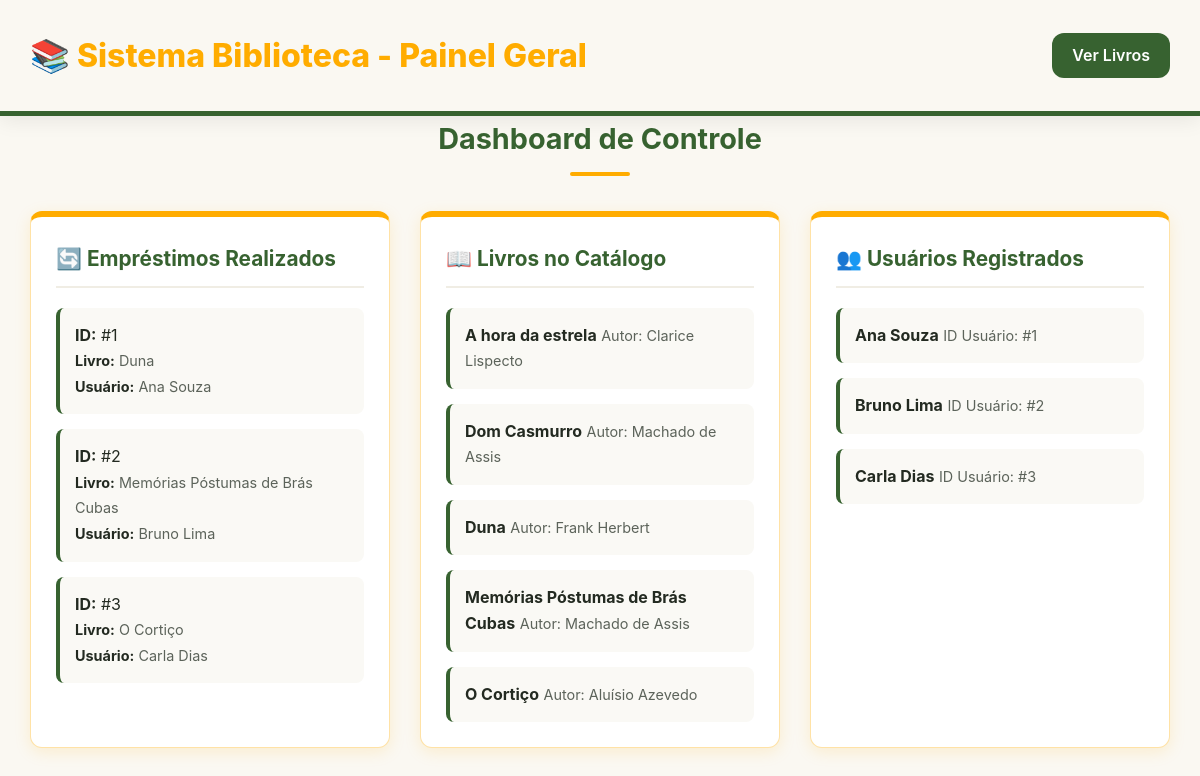
Page /emprestimos/ on the committed database.
### emprestimos/models.py (models this page shows, shortened)
class Emprestimo(models.Model):
    usuario = models.ForeignKey(Usuario, on_delete=models.CASCADE, related_name='emprestimos', verbose_name='Usuário')
    livro = models.ForeignKey(Livro, on_delete=models.CASCADE, related_name='emprestimos', verbose_name='Livro')
    data_emprestimo = models.DateField('Data do empréstimo', auto_now_add=True)
    data_devolucao = models.DateField('Data de devolução', null=True, blank=True)
    ativo = models.BooleanField('Ativo', default=True)
    class Meta:
        verbose_name = 'Empréstimo'
        verbose_name_plural = 'Empréstimos'
        ordering = ['-data_emprestimo']

### livros/models.py (models this page shows, shortened)
class Livro(models.Model):
    titulo = models.CharField('Título', max_length=200)
    autor = models.CharField('Autor', max_length=200)
    isbn = models.CharField('ISBN', max_length=20, blank=True, default='')
    editora = models.CharField(max_length=100, blank=True, default='')
    ano_publicacao = models.PositiveIntegerField('Ano de publicação', null=True, blank=True)
    exemplares = models.PositiveIntegerField('Exemplares', default=1)
    class Meta:
        verbose_name = 'Livro'
        verbose_name_plural = 'Livros'
        ordering = ['titulo']
    def __str__(self):
        return self.titulo

### usuarios/models.py (models this page shows)
class Usuario(models.Model):
    nome = models.CharField('Nome', max_length=100)
    email = models.EmailField('E-mail', unique=True)
    telefone = models.CharField('Telefone', max_length=20, blank=True, default='')
    class Meta:
        verbose_name = 'Usuário'
        verbose_name_plural = 'Usuários'
        ordering = ['nome']
    def __str__(self):
        return self.nome

### emprestimos/views.py (the view)
# urls.py: path('', views.relatorio_emprestimos, name='relatorio_emprestimos'),
def relatorio_emprestimos(request):
    contexto = {
        'livros': Livro.objects.all(),
        'usuarios': Usuario.objects.all(),
        'emprestimos': Emprestimo.objects.all(),
    }
    return render(request, 'emprestimos/index.html', contexto)

### emprestimos/templates/emprestimos/index.html (shortened to what this page needs)
{% load static %}
<!DOCTYPE html>
<html lang="pt-br">
<head>
    <link rel="stylesheet" href="{% static 'emprestimos/css/style.css' %}">
</head>
<body>
    <header>
        <div class="container">
            <h1>📚 Sistema Biblioteca - Painel Geral</h1>
            <nav>
                <a href="{% url 'livros:lista_livros' %}">Ver Livros</a>
            </nav>
        </div>
    </header>
    <main class="container">
        <h2>Dashboard de Controle</h2>
        <div class="dashboard-grid">
            <section class="painel-secao">
                <h3>🔄 Empréstimos Realizados</h3>
                <div class="lista-itens">
                    <ul>
                        {% for emprestimo in emprestimos %}
                            <li>
                                <strong>ID:</strong> #{{ emprestimo.id }} <br>
                                <span><strong>Livro:</strong> {{ emprestimo.livro }}</span> <br>
                                <span><strong>Usuário:</strong> {{ emprestimo.usuario }}</span>
                            </li>
                        {% empty %}
                            <li class="vazio">Nenhum empréstimo ativo.</li>
                        {% endfor %}
                    </ul>
                </div>
            </section>
            <section class="painel-secao">
                <h3>📖 Livros no Catálogo</h3>
                <div class="lista-itens">
                    <ul>
                        {% for livro in livros %}
                            <li>
                                <strong>{{ livro.titulo }}</strong>
                                <span>Autor: {{ livro.autor }}</span>
                            </li>
                        {% empty %}
                            <li class="vazio">Nenhum livro cadastrado.</li>
                        {% endfor %}
                    </ul>
                </div>
            </section>
            <section class="painel-secao">
                <h3>👥 Usuários Registrados</h3>
                <div class="lista-itens">
                    <ul>
                        {% for usuario in usuarios %}
                            <li>
                                <strong>{{ usuario.nome }}</strong>
                                <span>ID Usuário: #{{ usuario.id }}</span>
                            </li>
                        {% empty %}
                            <li class="vazio">Nenhum usuário cadastrado.</li>
                        {% endfor %}
                    </ul>
                </div>
            </section>
        </div>
    </main>
</body>
</html>

### emprestimos/static/emprestimos/css/style.css (style rules this page uses)
:root { --primary: #FFAC00; --primary-hover: #e09700; --accent-yellow: #FFEB4C; --accent-lightgreen: #B8D66A; --dark-green: #376230; --white: #FFFFFF; --bg-body: #faf8f2; --text-main: #232a21; --text-sub: #5c635a; --shadow-card: 0 4px 16px rgba(255, 172, 0, 0.15); --shadow-hover: 0 12px 28px rgba(255, 172, 0, 0.30); --radius: 12px; --transition: all 0.3s cubic-bezier(0.25, 0.8, 0.25, 1); }
* { margin: 0; padding: 0; box-sizing: border-box; }
body { font-family: -apple-system, BlinkMacSystemFont, "Segoe UI", Roboto, Helvetica, Arial, sans-serif; background-color: var(--bg-body); color: var(--text-main); line-height: 1.6; min-height: 100vh; display: flex; flex-direction: column; }
.container { width: 95%; max-width: 1200px; margin: 0 auto; }
header { background: var(--bg-body); padding: 30px 0; border-bottom: 5px solid var(--dark-green); box-shadow: 0 4px 20px rgba(0, 0, 0, 0.08); }
header .container { display: flex; justify-content: space-between; align-items: center; flex-wrap: wrap; gap: 20px; }
header h1 { font-size: 2rem; font-weight: 800; color: var(--primary); }
header nav a { display: inline-block; text-decoration: none; background-color: var(--dark-green); color: var(--white); padding: 10px 20px; border-radius: var(--radius); font-weight: 600; transition: var(--transition); }
main { margin: 50px auto; flex: 1; }
main h2 { text-align: center; font-size: 1.8rem; color: var(--dark-green); margin-bottom: 35px; }
main h2::after { content: ''; display: block; width: 60px; height: 4px; background-color: var(--primary); border-radius: 2px; margin: 10px auto 0 auto; }
.dashboard-grid { display: grid; grid-template-columns: repeat(auto-fit, minmax(320px, 1fr)); gap: 30px; }
.painel-secao { background-color: var(--white); padding: 25px; border-radius: var(--radius); border: 1px solid rgba(255, 172, 0, 0.35); box-shadow: var(--shadow-card); border-top: 6px solid var(--primary); }
.painel-secao h3 { font-size: 1.3rem; color: var(--dark-green); margin-bottom: 20px; padding-bottom: 10px; border-bottom: 2px solid #f0ede4; }
.lista-itens ul { list-style: none; display: flex; flex-direction: column; gap: 15px; }
.lista-itens li { background-color: #faf9f5; padding: 15px; border-radius: 8px; border-left: 4px solid var(--dark-green); transition: var(--transition); }
.lista-itens strong { color: var(--text-main); }
.lista-itens span { font-size: 0.9rem; color: var(--text-sub); }

### rows in the picture
Emprestimo: id "1", livro "Duna", usuario "Ana Souza"
Emprestimo: id "2", livro "Memórias Póstumas de Brás Cubas", usuario "Bruno Lima"
Emprestimo: id "3", livro "O Cortiço", usuario "Carla Dias"
Livro: titulo "A hora da estrela", autor "Clarice Lispecto"
Livro: titulo "Dom Casmurro", autor "Machado de Assis"
Livro: titulo "Duna", autor "Frank Herbert"
Livro: titulo "Memórias Póstumas de Brás Cubas", autor "Machado de Assis"
Livro: titulo "O Cortiço", autor "Aluísio Azevedo"
Usuario: nome "Ana Souza", id "1"
Usuario: nome "Bruno Lima", id "2"
Usuario: nome "Carla Dias", id "3"
